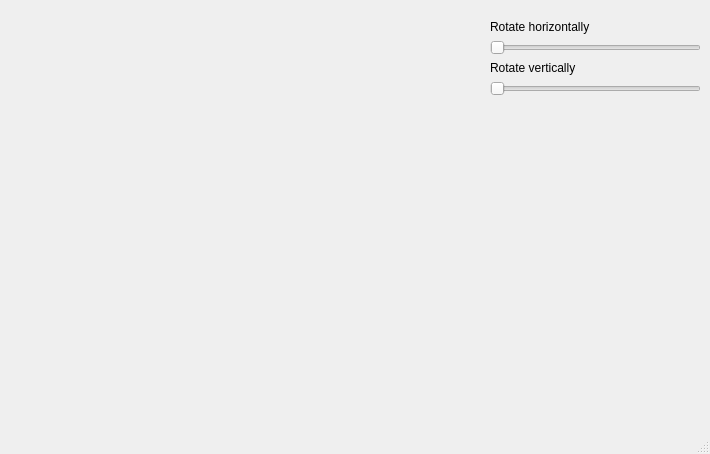
<?xml version="1.0" encoding="UTF-8"?>
<ui version="4.0">
 <class>MainWindow</class>
 <widget class="QMainWindow" name="MainWindow">
  <property name="geometry">
   <rect>
    <x>0</x>
    <y>0</y>
    <width>710</width>
    <height>454</height>
   </rect>
  </property>
  <property name="windowTitle">
   <string>MainWindow</string>
  </property>
  <widget class="QWidget" name="centralwidget">
   <widget class="QWidget" name="widget" native="true">
    <property name="geometry">
     <rect>
      <x>10</x>
      <y>10</y>
      <width>461</width>
      <height>401</height>
     </rect>
    </property>
   </widget>
   <widget class="QWidget" name="">
    <property name="geometry">
     <rect>
      <x>490</x>
      <y>20</y>
      <width>211</width>
      <height>98</height>
     </rect>
    </property>
    <layout class="QVBoxLayout" name="verticalLayout">
     <item>
      <widget class="QLabel" name="label">
       <property name="text">
        <string>Rotate horizontally</string>
       </property>
      </widget>
     </item>
     <item>
      <widget class="QSlider" name="rotationSliderX">
       <property name="orientation">
        <enum>Qt::Horizontal</enum>
       </property>
      </widget>
     </item>
     <item>
      <widget class="QLabel" name="label_2">
       <property name="text">
        <string>Rotate vertically</string>
       </property>
      </widget>
     </item>
     <item>
      <widget class="QSlider" name="rotationSliderY">
       <property name="orientation">
        <enum>Qt::Horizontal</enum>
       </property>
      </widget>
     </item>
     <item>
      <spacer name="verticalSpacer">
       <property name="orientation">
        <enum>Qt::Vertical</enum>
       </property>
       <property name="sizeHint" stdset="0">
        <size>
         <width>20</width>
         <height>40</height>
        </size>
       </property>
      </spacer>
     </item>
    </layout>
   </widget>
  </widget>
  <widget class="QMenuBar" name="menubar">
   <property name="geometry">
    <rect>
     <x>0</x>
     <y>0</y>
     <width>710</width>
     <height>21</height>
    </rect>
   </property>
  </widget>
  <widget class="QStatusBar" name="statusbar"/>
 </widget>
 <resources/>
 <connections/>
</ui>
